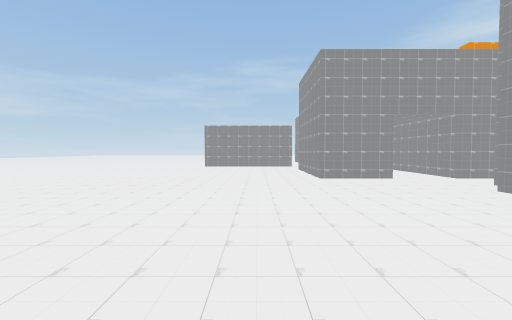
[1] (above)

16 first-person views from a walk through a scene from a Unity 3-D project. The camera is 1.5 m above the floor, tilts 2° down and sees 90° across. The floor is counted in squares, 2 m on a side. Each view is taken from the middle of a square. On the plan, view 1 faces up. The plan holds only what a view shows up to about 9 squares ahead; the rest is blank. The place goes on beyond the plan.

[2]
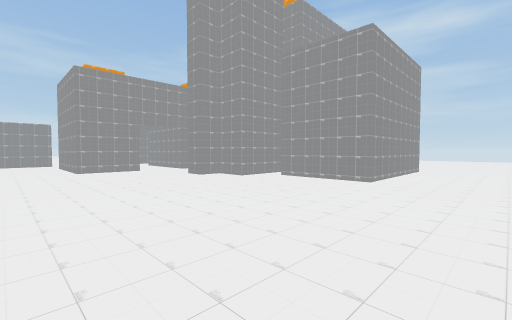

[3]
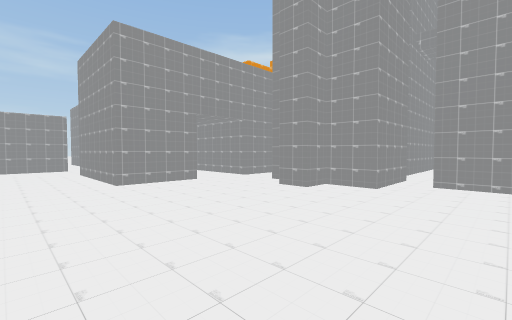

[4]
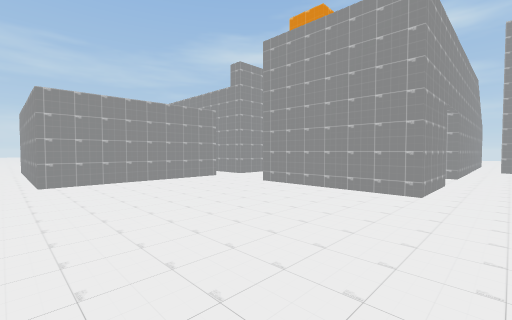

[5]
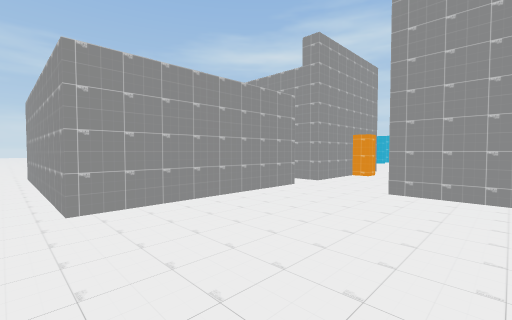

[6]
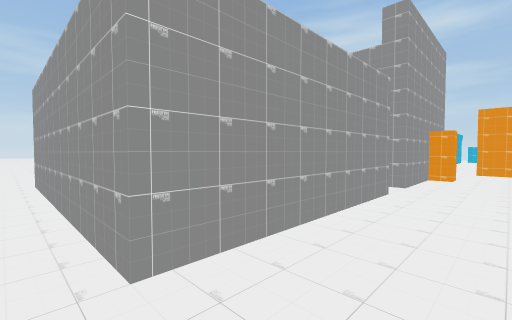

[7]
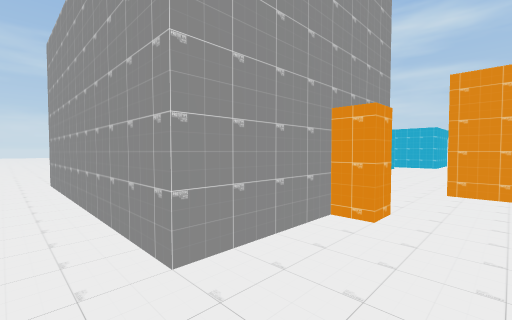

[8]
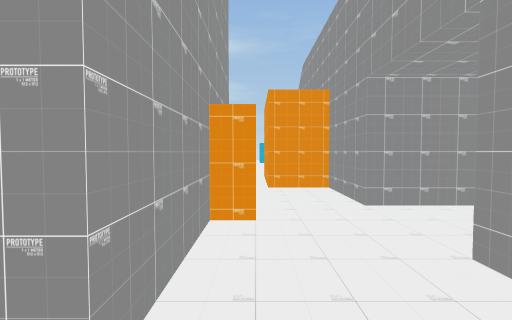

[9]
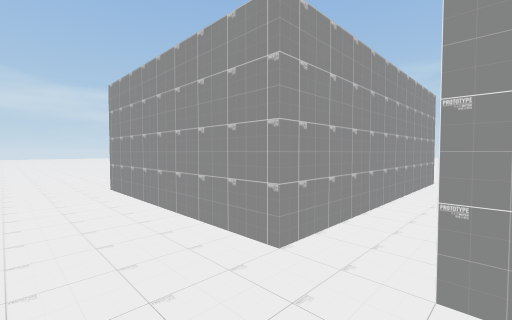

[10]
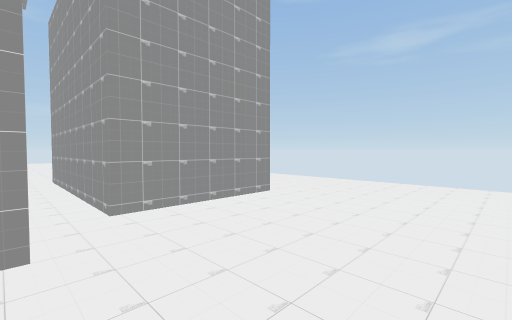

[11]
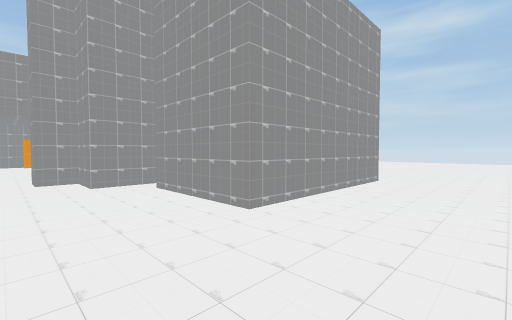

[12]
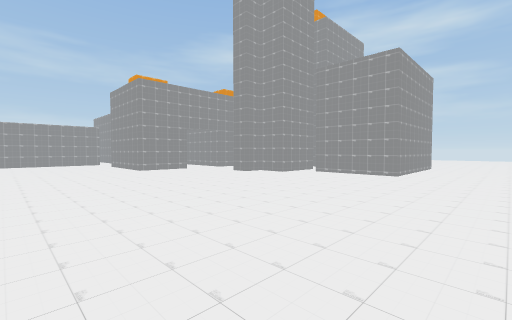

[13]
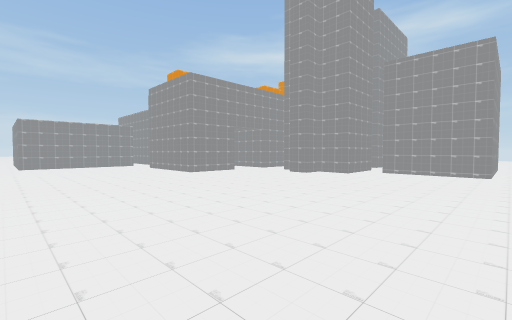

[14]
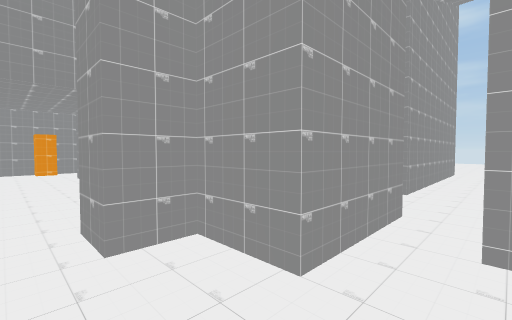

[15]
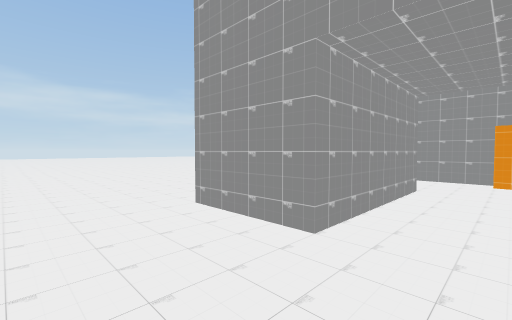

[16]
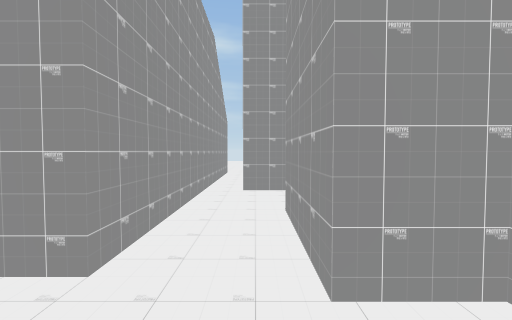

### Floor plan
Points are (right, up) in squares from view 1. A wall is a line through its corners. A room is listed if a view was taken in it or the views show most of it. See-through windows are left out.
Room 1 (views 1, 2, 3, 4, 5, 6, 7, 8, 9, 10, 11, 12, 13, 14, 15, 16)
walls: (5.3, 4.6) (5.3, 5.6) (7.2, 5.6); (7.4, 2.9) (5.3, 2.9) (5.3, 4) (4.5, 4) (4.5, 4.8); (7.4, 7) (5.5, 7) (5.5, 10.5) (6.4, 10.5); (3.8, 10.6) (3.8, 7) (1.8, 7) (1.8, 10.5); (5.4, 12) (4.8, 12) (4.8, 12.5) (2.8, 12.5) (2.8, 18); (10.8, -0.6) (6.3, -0.6) (6.3, 2.1); (1.8, 18.1) (1.8, 12.5) (-2.5, 12.5) (-2.5, 18)
ways out: opening at (6.5, 6) to room 3; opening at (-3, 18); opening at (2, 18); opening at (6, 11); opening at (10.7, -2)
Room 2 (no view inside)
walls: (6.3, 2.1) (10.8, 2.1); (10.6, 3.2) (8.9, 3.2)
ways out: opening at (9.5, 3)
Room 3 (no view inside)
walls: (8.9, 5.4) (8.9, 6.2); (10.6, 7) (7.4, 7)
ways out: opening at (6.5, 6) to room 1

Where each view was taken, in squares from view 1:
view 1: 0 up, 0 right, facing up
view 2: 3 down, 0 right, facing up-right
view 3: 1 up, 0 right, facing up-right
view 4: 6 up, 3 left, facing up-right
view 5: 9 up, 3 left, facing up-right
view 6: 11 up, 3 left, facing up-right
view 7: 11 up, 2 right, facing up-right
view 8: 12 up, 2 right, facing right
view 9: 11 up, 3 right, facing up-left
view 10: 3 up, 3 right, facing down-right
view 11: 3 down, 4 right, facing up-right
view 12: 3 down, 2 left, facing up-right
view 13: 1 down, 3 left, facing up-right
view 14: 2 up, 4 right, facing up-right
view 15: 5 up, 5 right, facing up-left
view 16: 6 up, 4 right, facing right
